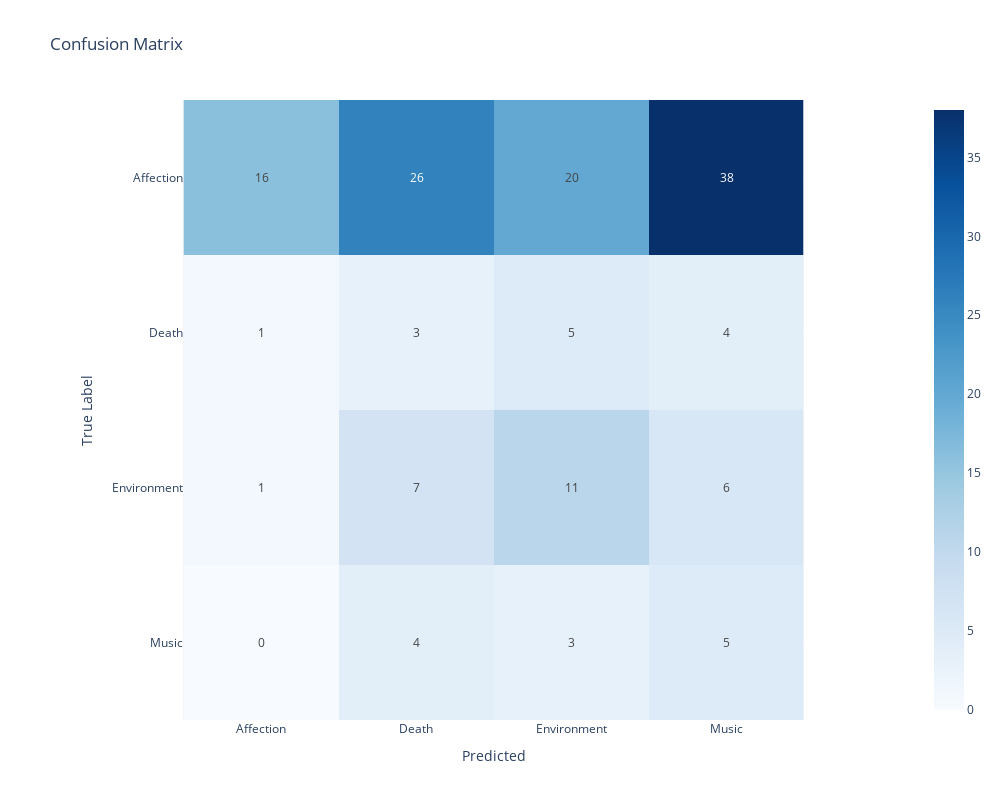

The code cell stored with this chart in its notebook:
### Code cell
from model_class import Model
from sklearn.feature_extraction.text import TfidfVectorizer, CountVectorizer
from sklearn.naive_bayes import MultinomialNB
from sklearn.linear_model import LogisticRegression
from sklearn.ensemble import RandomForestClassifier as RFC

class_labels = ["Affection","Death","Environment","Music"]

tfidf_model = Model(X_train["Poem"],y_train,X_test["Poem"],y_test, LogisticRegression(),TfidfVectorizer, class_labels) # Instanciate the model class
tfidf_model.fit() # Fitting the model
y_pred = tfidf_model.predict() # Make the predictions
class_labels=label_encoder.inverse_transform(range(4))

tfidf_model.report(y_pred,class_labels) # Show report on model performances

### Figure 1 — Plotly figure (JSON) as saved in the notebook; plotly's stock layout.template omitted (floating-point values rounded to 4 significant figures)
{"data": [{"coloraxis": "coloraxis", "hovertemplate": "Predicted: %{x}<br>True Label: %{y}<br>color: %{z}<extra></extra>", "name": "0", "texttemplate": "%{z}", "type": "heatmap", "x": ["Affection", "Death", "Environment", "Music"], "xaxis": "x", "y": ["Affection", "Death", "Environment", "Music"], "yaxis": "y", "z": [[16, 26, 20, 38], [1, 3, 5, 4], [1, 7, 11, 6], [0, 4, 3, 5]]}], "layout": {"coloraxis": {"colorscale": [[0, "rgb(247,251,255)"], [0.125, "rgb(222,235,247)"], [0.25, "rgb(198,219,239)"], [0.375, "rgb(158,202,225)"], [0.5, "rgb(107,174,214)"], [0.625, "rgb(66,146,198)"], [0.75, "rgb(33,113,181)"], [0.875, "rgb(8,81,156)"], [1, "rgb(8,48,107)"]]}, "height": 800, "title": {"text": "Confusion Matrix"}, "width": 1000, "xaxis": {"anchor": "y", "constrain": "domain", "domain": [0, 1], "scaleanchor": "y", "title": {"text": "Predicted"}}, "yaxis": {"anchor": "x", "autorange": "reversed", "constrain": "domain", "domain": [0, 1], "title": {"text": "True Label"}}}}
